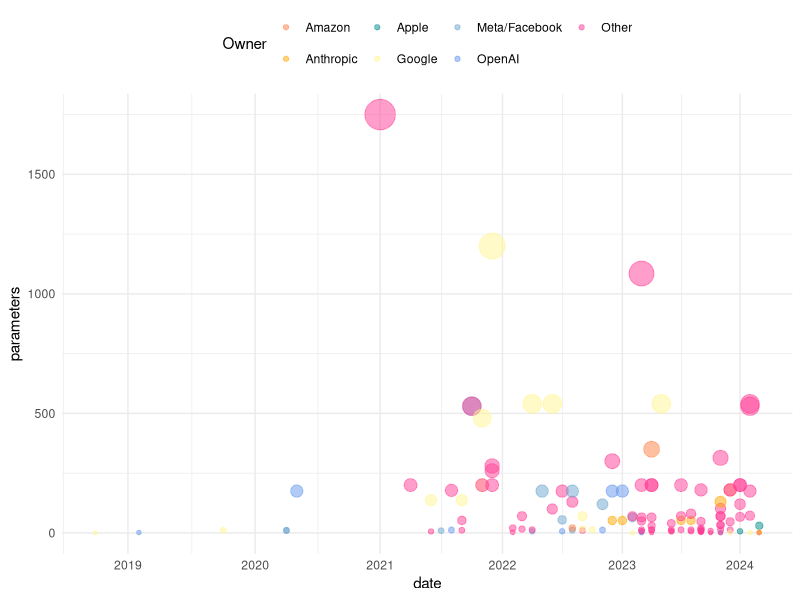
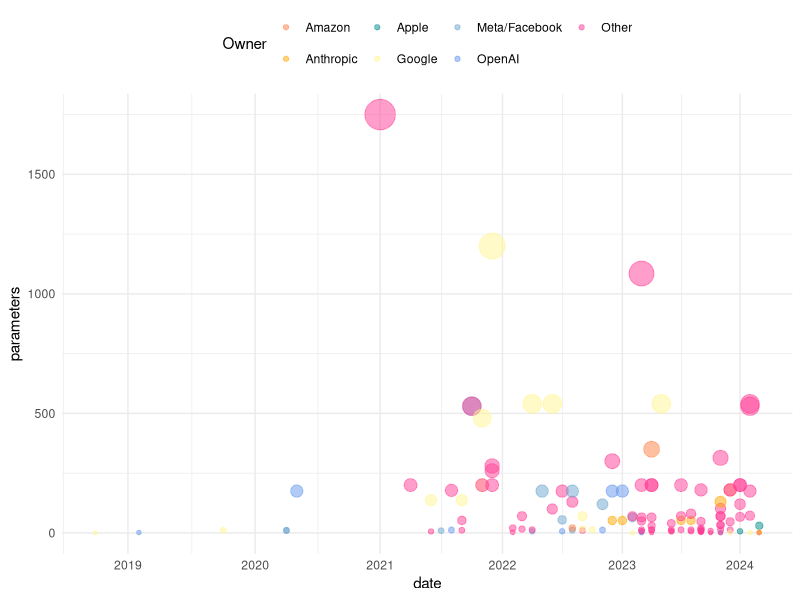

Reproduce these figures in R, in order.
## ---- chunk 1
# Load packages

library(tidyverse)
library(foreign) 

# Import data:
dataLLMs <- read_csv2("aiBasedLLMs.csv")

summary(dataLLMs)
#ggplot(dat)
## ---- chunk 2
ggplot(dataLLMs, 
       aes(x = date,
           y = parameters,
           size = parameters,
           color = owner_simplified
           )) +
  geom_point(alpha = 0.5) + 
  scale_radius(name = "Body Mass (g)") + 
  scale_size_continuous(range = c(1, 10)) +
  theme(legend.position = "top") + theme_minimal() +  theme(legend.position="top") + guides(fill=guide_legend(nrow=1)) +  
  scale_x_date(date_breaks="1 year", date_labels="%Y") +
  coord_trans(x="log2") + guides(size=FALSE) + labs(color = "Owner") + 
   scale_color_manual(values = c("Amazon" = "sienna1", 
                               "Apple" = "darkcyan", 
                               "Anthropic" = "orange1", 
                               "Google" = "khaki1",
                               "OpenAI" = "cornflowerblue",
                               "Meta/Facebook" = "skyblue3",
                               "Other" = "violetred1"  ))
## ---- chunk 3
ggplot(dataLLMs, 
       aes(x = date,
           y = parameters,
           size = parameters,
           color = owner_simplified
           )) +
  geom_point(alpha = 0.5) + 
  scale_radius(name = "Body Mass (g)") + 
  scale_size_continuous(range = c(1, 10)) +
  theme(legend.position = "top") + theme_minimal() +  theme(legend.position="top") + guides(fill=guide_legend(nrow=1)) +  
  scale_x_date(date_breaks="1 year", date_labels="%Y") +
  coord_trans(x="log2") + guides(size=FALSE) + labs(color = "Owner") + 
   scale_color_manual(values = c("Amazon" = "sienna1", 
                               "Apple" = "darkcyan", 
                               "Anthropic" = "orange1", 
                               "Google" = "khaki1",
                               "OpenAI" = "cornflowerblue",
                               "Meta/Facebook" = "skyblue3",
                               "Other" = "violetred1"  ))
## ---- chunk 4
# Do not change the above fig.width = 8 and fig.height = 6; it will give you the same dimensions as the plot in the task.

# your code here
